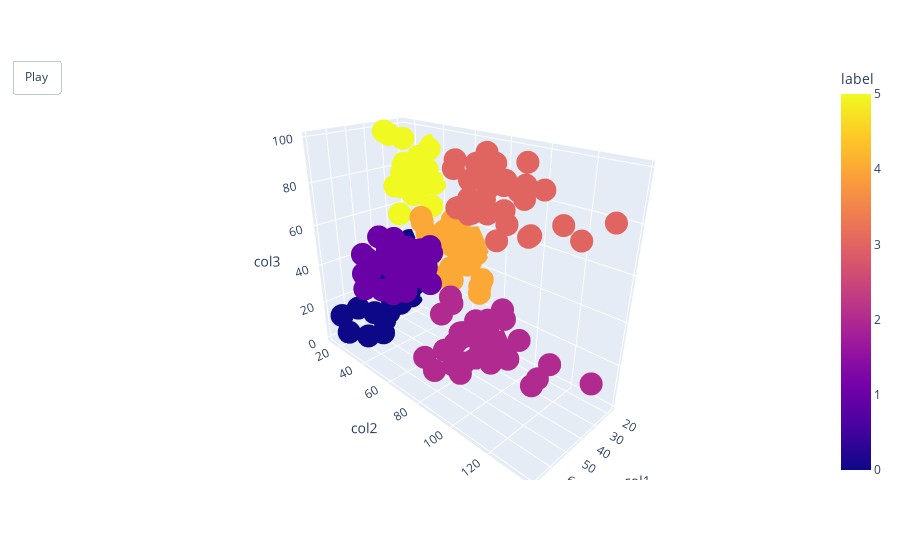

Notebook cell for this chart:
### Code cell
# Add auto-rotate animation
fig.update_layout(
    scene_camera=dict(eye=dict(x=1.5, y=1.5, z=1)),  # initial camera angle
    updatemenus=[dict(
        type='buttons',
        showactive=False,
        buttons=[dict(
            label='Play',
            method='animate',
            args=[None, {"frame": {"duration": 50, "redraw": True},
                         "fromcurrent": True, "transition": {"duration": 0}}],
        )]
    )]
)

frames = []
for angle in range(0, 360, 5):
    camera = dict(eye=dict(
        x=1.5 * np.cos(np.radians(angle)),
        y=1.5 * np.sin(np.radians(angle)),
        z=1
    ))
    frames.append(dict(layout=dict(scene_camera=camera)))

fig.frames = frames

# Save as HTML for web viewing
fig.write_html("clusters_3d_auto_rotate.html")
fig.show()

### Figure 1 — Plotly figure (JSON) as saved in the notebook; plotly's stock layout.template omitted (floating-point values rounded to 4 significant figures; data arrays with more than 128 entries replaced by an {"elided": "..."} marker saying what was removed)
{"data": [{"hovertemplate": "col1=%{x}<br>col2=%{y}<br>col3=%{z}<br>label=%{marker.color}<extra></extra>", "legendgroup": "", "marker": {"color": {"elided": "200 int values"}, "coloraxis": "coloraxis", "symbol": "circle"}, "mode": "markers", "name": "", "scene": "scene", "showlegend": false, "type": "scatter3d", "x": {"elided": "200 int values"}, "y": {"elided": "200 int values"}, "z": {"elided": "200 int values"}}], "layout": {"coloraxis": {"colorbar": {"title": {"text": "label"}}, "colorscale": [[0, "#0d0887"], [0.1111, "#46039f"], [0.2222, "#7201a8"], [0.3333, "#9c179e"], [0.4444, "#bd3786"], [0.5556, "#d8576b"], [0.6667, "#ed7953"], [0.7778, "#fb9f3a"], [0.8889, "#fdca26"], [1, "#f0f921"]]}, "legend": {"tracegroupgap": 0}, "margin": {"t": 60}, "scene": {"camera": {"eye": {"x": 1.5, "y": 1.5, "z": 1}}, "domain": {"x": [0, 1], "y": [0, 1]}, "xaxis": {"title": {"text": "col1"}}, "yaxis": {"title": {"text": "col2"}}, "zaxis": {"title": {"text": "col3"}}}, "updatemenus": [{"buttons": [{"args": [null, {"frame": {"duration": 50, "redraw": true}, "fromcurrent": true, "transition": {"duration": 0}}], "label": "Play", "method": "animate"}], "showactive": false, "type": "buttons"}]}}
